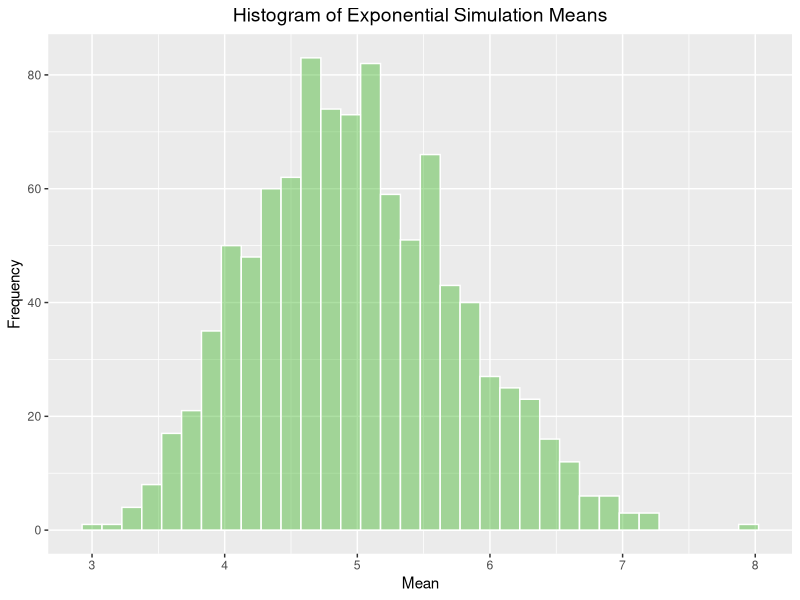

Source code (R):
## ---- chunk 1
knitr::opts_chunk$set(echo = TRUE, fig.path='figures/')
## ---- chunk 2
# load libraries
if (!require(ggplot2)) {
    install.packages("ggplot2", repos = "http://cran.us.r-project.org")
    library(ggplot2)
}

# set seed for reproducability
set.seed(006867)

# set sampling values:
lambda <- 0.2             # rate parameter
n <- 40                   # number of samples (exponentials) in each simulation
numSimulations <- 1000    # number of simulations

# simulate the population
simMeans <- data.frame(mValue = sapply(1 : numSimulations, function(x) {mean(rexp(n, lambda))}))

# plot the distribution
expSimulationMeansChart <- ggplot(simMeans, aes(x = mValue)) +
                                  geom_histogram(binwidth = 0.15, color = "white", fill = rgb(0.2,0.7,0.1,0.4))  +
                                  xlab("Mean") +
                                  ylab("Frequency") +
                                  theme(plot.title = element_text(size = 14, hjust = 0.5)) +
                                  ggtitle("Histogram of Exponential Simulation Means")
print(expSimulationMeansChart)

